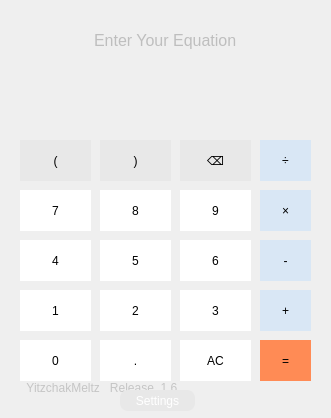
<?xml version="1.0" encoding="UTF-8"?>
<ui version="4.0">
 <class>MainWindow</class>
 <widget class="QMainWindow" name="MainWindow">
  <property name="geometry">
   <rect>
    <x>0</x>
    <y>0</y>
    <width>331</width>
    <height>418</height>
   </rect>
  </property>
  <property name="windowTitle">
   <string>MainWindow</string>
  </property>
  <widget class="mainwidget3" name="centralwidget">
   <widget class="QPushButton" name="button_7">
    <property name="geometry">
     <rect>
      <x>20</x>
      <y>190</y>
      <width>71</width>
      <height>41</height>
     </rect>
    </property>
    <property name="styleSheet">
     <string notr="true">QPushButton
{
border: none;
background-color: rgb(255, 255, 255);
font: 20pt &quot;Arial&quot;;
}
QPushButton:hover{
background-color: rgb(220, 220, 220);
}
QPushButton:pressed
{
background-color: rgb(212, 212, 212);
}

</string>
    </property>
    <property name="text">
     <string>7</string>
    </property>
    <property name="autoDefault">
     <bool>true</bool>
    </property>
    <property name="default">
     <bool>false</bool>
    </property>
    <property name="flat">
     <bool>true</bool>
    </property>
   </widget>
   <widget class="QPushButton" name="button_8">
    <property name="geometry">
     <rect>
      <x>100</x>
      <y>190</y>
      <width>71</width>
      <height>41</height>
     </rect>
    </property>
    <property name="styleSheet">
     <string notr="true">QPushButton
{
border: none;
background-color: rgb(255, 255, 255);
font: 20pt &quot;Arial&quot;;
}
QPushButton:hover{
background-color: rgb(220, 220, 220);
}
QPushButton:pressed
{
background-color: rgb(212, 212, 212);
}

</string>
    </property>
    <property name="text">
     <string>8</string>
    </property>
    <property name="autoDefault">
     <bool>true</bool>
    </property>
    <property name="default">
     <bool>false</bool>
    </property>
    <property name="flat">
     <bool>true</bool>
    </property>
   </widget>
   <widget class="QPushButton" name="button_9">
    <property name="geometry">
     <rect>
      <x>180</x>
      <y>190</y>
      <width>71</width>
      <height>41</height>
     </rect>
    </property>
    <property name="styleSheet">
     <string notr="true">QPushButton
{
border: none;
background-color: rgb(255, 255, 255);
font: 20pt &quot;Arial&quot;;
}
QPushButton:hover{
background-color: rgb(220, 220, 220);
}
QPushButton:pressed
{
background-color: rgb(212, 212, 212);
}

</string>
    </property>
    <property name="text">
     <string>9</string>
    </property>
    <property name="autoDefault">
     <bool>true</bool>
    </property>
    <property name="default">
     <bool>false</bool>
    </property>
    <property name="flat">
     <bool>true</bool>
    </property>
   </widget>
   <widget class="QPushButton" name="button_4">
    <property name="geometry">
     <rect>
      <x>20</x>
      <y>240</y>
      <width>71</width>
      <height>41</height>
     </rect>
    </property>
    <property name="styleSheet">
     <string notr="true">QPushButton
{
border: none;
background-color: rgb(255, 255, 255);
font: 20pt &quot;Arial&quot;;
}
QPushButton:hover{
background-color: rgb(220, 220, 220);
}
QPushButton:pressed
{
background-color: rgb(212, 212, 212);
}

</string>
    </property>
    <property name="text">
     <string>4</string>
    </property>
    <property name="autoDefault">
     <bool>true</bool>
    </property>
    <property name="default">
     <bool>false</bool>
    </property>
    <property name="flat">
     <bool>true</bool>
    </property>
   </widget>
   <widget class="QPushButton" name="button_5">
    <property name="geometry">
     <rect>
      <x>100</x>
      <y>240</y>
      <width>71</width>
      <height>41</height>
     </rect>
    </property>
    <property name="styleSheet">
     <string notr="true">QPushButton
{
border: none;
background-color: rgb(255, 255, 255);
font: 20pt &quot;Arial&quot;;
}
QPushButton:hover{
background-color: rgb(220, 220, 220);
}
QPushButton:pressed
{
background-color: rgb(212, 212, 212);
}

</string>
    </property>
    <property name="text">
     <string>5</string>
    </property>
    <property name="autoDefault">
     <bool>true</bool>
    </property>
    <property name="default">
     <bool>false</bool>
    </property>
    <property name="flat">
     <bool>true</bool>
    </property>
   </widget>
   <widget class="QPushButton" name="button_6">
    <property name="geometry">
     <rect>
      <x>180</x>
      <y>240</y>
      <width>71</width>
      <height>41</height>
     </rect>
    </property>
    <property name="styleSheet">
     <string notr="true">QPushButton
{
border: none;
background-color: rgb(255, 255, 255);
font: 20pt &quot;Arial&quot;;
}
QPushButton:hover{
background-color: rgb(220, 220, 220);
}
QPushButton:pressed
{
background-color: rgb(212, 212, 212);
}

</string>
    </property>
    <property name="text">
     <string>6</string>
    </property>
    <property name="autoDefault">
     <bool>true</bool>
    </property>
    <property name="default">
     <bool>false</bool>
    </property>
    <property name="flat">
     <bool>true</bool>
    </property>
   </widget>
   <widget class="QPushButton" name="button_1">
    <property name="geometry">
     <rect>
      <x>20</x>
      <y>290</y>
      <width>71</width>
      <height>41</height>
     </rect>
    </property>
    <property name="styleSheet">
     <string notr="true">QPushButton
{
border: none;
background-color: rgb(255, 255, 255);
font: 20pt &quot;Arial&quot;;
}
QPushButton:hover{
background-color: rgb(220, 220, 220);
}
QPushButton:pressed
{
background-color: rgb(212, 212, 212);
}

</string>
    </property>
    <property name="text">
     <string>1</string>
    </property>
    <property name="autoDefault">
     <bool>true</bool>
    </property>
    <property name="default">
     <bool>false</bool>
    </property>
    <property name="flat">
     <bool>true</bool>
    </property>
   </widget>
   <widget class="QPushButton" name="button_2">
    <property name="geometry">
     <rect>
      <x>100</x>
      <y>290</y>
      <width>71</width>
      <height>41</height>
     </rect>
    </property>
    <property name="styleSheet">
     <string notr="true">QPushButton
{
border: none;
background-color: rgb(255, 255, 255);
font: 20pt &quot;Arial&quot;;
}
QPushButton:hover{
background-color: rgb(220, 220, 220);
}
QPushButton:pressed
{
background-color: rgb(212, 212, 212);
}

</string>
    </property>
    <property name="text">
     <string>2</string>
    </property>
    <property name="autoDefault">
     <bool>true</bool>
    </property>
    <property name="default">
     <bool>false</bool>
    </property>
    <property name="flat">
     <bool>true</bool>
    </property>
   </widget>
   <widget class="QPushButton" name="button_3">
    <property name="geometry">
     <rect>
      <x>180</x>
      <y>290</y>
      <width>71</width>
      <height>41</height>
     </rect>
    </property>
    <property name="styleSheet">
     <string notr="true">QPushButton
{
border: none;
background-color: rgb(255, 255, 255);
font: 20pt &quot;Arial&quot;;
}
QPushButton:hover{
background-color: rgb(220, 220, 220);
}
QPushButton:pressed
{
background-color: rgb(212, 212, 212);
}

</string>
    </property>
    <property name="text">
     <string>3</string>
    </property>
    <property name="autoDefault">
     <bool>true</bool>
    </property>
    <property name="default">
     <bool>false</bool>
    </property>
    <property name="flat">
     <bool>true</bool>
    </property>
   </widget>
   <widget class="QPushButton" name="button_clear">
    <property name="geometry">
     <rect>
      <x>180</x>
      <y>340</y>
      <width>71</width>
      <height>41</height>
     </rect>
    </property>
    <property name="styleSheet">
     <string notr="true">QPushButton
{
border: none;
background-color: rgb(255, 255, 255);
font: 20pt &quot;Arial&quot;;
}
QPushButton:hover{
background-color: rgb(220, 220, 220);
}
QPushButton:pressed
{
background-color: rgb(212, 212, 212);
}

</string>
    </property>
    <property name="text">
     <string>AC</string>
    </property>
    <property name="autoDefault">
     <bool>true</bool>
    </property>
    <property name="default">
     <bool>false</bool>
    </property>
    <property name="flat">
     <bool>true</bool>
    </property>
   </widget>
   <widget class="QPushButton" name="button_0">
    <property name="geometry">
     <rect>
      <x>20</x>
      <y>340</y>
      <width>71</width>
      <height>41</height>
     </rect>
    </property>
    <property name="styleSheet">
     <string notr="true">QPushButton
{
border: none;
background-color: rgb(255, 255, 255);
font: 20pt &quot;Arial&quot;;
}
QPushButton:hover{
background-color: rgb(220, 220, 220);
}
QPushButton:pressed
{
background-color: rgb(212, 212, 212);
}

</string>
    </property>
    <property name="text">
     <string>0</string>
    </property>
    <property name="autoDefault">
     <bool>true</bool>
    </property>
    <property name="default">
     <bool>false</bool>
    </property>
    <property name="flat">
     <bool>true</bool>
    </property>
   </widget>
   <widget class="QPushButton" name="button_dot">
    <property name="geometry">
     <rect>
      <x>100</x>
      <y>340</y>
      <width>71</width>
      <height>41</height>
     </rect>
    </property>
    <property name="styleSheet">
     <string notr="true">QPushButton
{
border: none;
background-color: rgb(255, 255, 255);
font: 20pt &quot;Calibri&quot;;
}
QPushButton:hover{
background-color: rgb(220, 220, 220);
}
QPushButton:pressed
{
background-color: rgb(212, 212, 212);
}

</string>
    </property>
    <property name="text">
     <string>.</string>
    </property>
    <property name="autoDefault">
     <bool>true</bool>
    </property>
    <property name="default">
     <bool>false</bool>
    </property>
    <property name="flat">
     <bool>true</bool>
    </property>
   </widget>
   <widget class="QPushButton" name="button_minus">
    <property name="geometry">
     <rect>
      <x>260</x>
      <y>240</y>
      <width>51</width>
      <height>41</height>
     </rect>
    </property>
    <property name="styleSheet">
     <string notr="true">QPushButton
{
border: none;
background-color: rgb(217, 231, 245);
font: 20pt &quot;calibri&quot;;
}
QPushButton:hover{
background-color: rgb(201, 213, 226);
}
QPushButton:pressed
{
background-color: rgb(187, 199, 211);
}

</string>
    </property>
    <property name="text">
     <string>-</string>
    </property>
    <property name="autoDefault">
     <bool>true</bool>
    </property>
    <property name="default">
     <bool>false</bool>
    </property>
    <property name="flat">
     <bool>true</bool>
    </property>
   </widget>
   <widget class="QPushButton" name="button_plus">
    <property name="geometry">
     <rect>
      <x>260</x>
      <y>290</y>
      <width>51</width>
      <height>41</height>
     </rect>
    </property>
    <property name="styleSheet">
     <string notr="true">QPushButton
{
border: none;
background-color: rgb(217, 231, 245);
font: 20pt &quot;calibri&quot;;
}
QPushButton:hover{
background-color: rgb(201, 213, 226);
}
QPushButton:pressed
{
background-color: rgb(187, 199, 211);
}

</string>
    </property>
    <property name="text">
     <string>+</string>
    </property>
    <property name="autoDefault">
     <bool>true</bool>
    </property>
    <property name="default">
     <bool>false</bool>
    </property>
    <property name="flat">
     <bool>true</bool>
    </property>
   </widget>
   <widget class="QPushButton" name="button_openPar">
    <property name="geometry">
     <rect>
      <x>20</x>
      <y>140</y>
      <width>71</width>
      <height>41</height>
     </rect>
    </property>
    <property name="styleSheet">
     <string notr="true">QPushButton
{
border: none;
background-color: rgb(232, 232, 232);
font: 20pt &quot;Arial&quot;;
}
QPushButton:hover{
background-color: rgb(222, 222, 222);
}
QPushButton:pressed
{
background-color: rgb(211, 211, 211);
}</string>
    </property>
    <property name="text">
     <string>(</string>
    </property>
    <property name="autoDefault">
     <bool>true</bool>
    </property>
    <property name="default">
     <bool>false</bool>
    </property>
    <property name="flat">
     <bool>true</bool>
    </property>
   </widget>
   <widget class="QPushButton" name="button_closePar">
    <property name="geometry">
     <rect>
      <x>100</x>
      <y>140</y>
      <width>71</width>
      <height>41</height>
     </rect>
    </property>
    <property name="styleSheet">
     <string notr="true">QPushButton
{
border: none;
background-color: rgb(232, 232, 232);
font: 20pt &quot;Arial&quot;;
}
QPushButton:hover{
background-color: rgb(222, 222, 222);
}
QPushButton:pressed
{
background-color: rgb(211, 211, 211);
}</string>
    </property>
    <property name="text">
     <string>)</string>
    </property>
    <property name="autoDefault">
     <bool>true</bool>
    </property>
    <property name="default">
     <bool>false</bool>
    </property>
    <property name="flat">
     <bool>true</bool>
    </property>
   </widget>
   <widget class="QPushButton" name="button_backspace">
    <property name="geometry">
     <rect>
      <x>180</x>
      <y>140</y>
      <width>71</width>
      <height>41</height>
     </rect>
    </property>
    <property name="styleSheet">
     <string notr="true">QPushButton
{
border: none;
background-color: rgb(232, 232, 232);
font: 20pt &quot;Arial&quot;;
}
QPushButton:hover{
background-color: rgb(222, 222, 222);
}
QPushButton:pressed
{
background-color: rgb(211, 211, 211);
}

</string>
    </property>
    <property name="text">
     <string>⌫</string>
    </property>
    <property name="autoDefault">
     <bool>true</bool>
    </property>
    <property name="default">
     <bool>false</bool>
    </property>
    <property name="flat">
     <bool>true</bool>
    </property>
   </widget>
   <widget class="QPushButton" name="button_div">
    <property name="geometry">
     <rect>
      <x>260</x>
      <y>140</y>
      <width>51</width>
      <height>41</height>
     </rect>
    </property>
    <property name="styleSheet">
     <string notr="true">QPushButton
{
border: none;
background-color: rgb(217, 231, 245);
font: 20pt &quot;calibri&quot;;
}
QPushButton:hover{
background-color: rgb(201, 213, 226);
}
QPushButton:pressed
{
background-color: rgb(187, 199, 211);
}

</string>
    </property>
    <property name="text">
     <string>÷</string>
    </property>
    <property name="autoDefault">
     <bool>true</bool>
    </property>
    <property name="default">
     <bool>false</bool>
    </property>
    <property name="flat">
     <bool>true</bool>
    </property>
   </widget>
   <widget class="QPushButton" name="button_mult">
    <property name="geometry">
     <rect>
      <x>260</x>
      <y>190</y>
      <width>51</width>
      <height>41</height>
     </rect>
    </property>
    <property name="styleSheet">
     <string notr="true">QPushButton
{
border: none;
background-color: rgb(217, 231, 245);
font: 20pt &quot;calibri&quot;;
}
QPushButton:hover{
background-color: rgb(201, 213, 226);
}
QPushButton:pressed
{
background-color: rgb(187, 199, 211);
}

</string>
    </property>
    <property name="text">
     <string>×</string>
    </property>
    <property name="autoDefault">
     <bool>true</bool>
    </property>
    <property name="default">
     <bool>false</bool>
    </property>
    <property name="flat">
     <bool>true</bool>
    </property>
   </widget>
   <widget class="QPushButton" name="button_equals">
    <property name="geometry">
     <rect>
      <x>260</x>
      <y>340</y>
      <width>51</width>
      <height>41</height>
     </rect>
    </property>
    <property name="styleSheet">
     <string notr="true">QPushButton
{
border: none;
background-color: rgb(255, 139, 85);
font: 20pt &quot;Arial&quot;;
}
QPushButton:hover{
background-color: rgb(230, 125, 76);
}
QPushButton:pressed
{
background-color: rgb(217, 118, 72);
}

</string>
    </property>
    <property name="text">
     <string>=</string>
    </property>
    <property name="autoDefault">
     <bool>true</bool>
    </property>
    <property name="default">
     <bool>false</bool>
    </property>
    <property name="flat">
     <bool>true</bool>
    </property>
   </widget>
   <widget class="QLabel" name="releaseLabel">
    <property name="geometry">
     <rect>
      <x>20</x>
      <y>380</y>
      <width>161</width>
      <height>16</height>
     </rect>
    </property>
    <property name="layoutDirection">
     <enum>Qt::LeftToRight</enum>
    </property>
    <property name="styleSheet">
     <string notr="true">font: 4pt &quot;MS Shell Dlg 2&quot;;
color: rgb(197, 197, 197);</string>
    </property>
    <property name="text">
     <string>  YitzchakMeltz   Release_1.6.0</string>
    </property>
    <property name="alignment">
     <set>Qt::AlignLeading|Qt::AlignLeft|Qt::AlignVCenter</set>
    </property>
   </widget>
   <widget class="QLabel" name="resultOutput">
    <property name="geometry">
     <rect>
      <x>20</x>
      <y>70</y>
      <width>271</width>
      <height>31</height>
     </rect>
    </property>
    <property name="styleSheet">
     <string notr="true">font: 23pt &quot;calibri&quot;;
color: rgb(94, 94, 94);</string>
    </property>
    <property name="text">
     <string/>
    </property>
    <property name="alignment">
     <set>Qt::AlignCenter</set>
    </property>
   </widget>
   <widget class="QLineEdit" name="screenOutput">
    <property name="geometry">
     <rect>
      <x>20</x>
      <y>30</y>
      <width>291</width>
      <height>20</height>
     </rect>
    </property>
    <property name="styleSheet">
     <string notr="true">border: none; background: transparent;
font: 12pt MS Shell Dlg 2;
color: rgb(190, 190, 190);</string>
    </property>
    <property name="text">
     <string>Enter Your Equation</string>
    </property>
    <property name="alignment">
     <set>Qt::AlignCenter</set>
    </property>
   </widget>
   <widget class="QPushButton" name="settingsButton">
    <property name="geometry">
     <rect>
      <x>120</x>
      <y>390</y>
      <width>75</width>
      <height>21</height>
     </rect>
    </property>
    <property name="styleSheet">
     <string notr="true">QPushButton
{
border: none;
background-color: rgb(232, 232, 232);
font: 8pt &quot;Arial&quot;;
color: rgb(255,255,255);
border-radius : 8px; 
}
QPushButton:hover{
background-color: rgb(222, 222, 222);
}
QPushButton:pressed
{
background-color: rgb(211, 211, 211);
}

</string>
    </property>
    <property name="text">
     <string>Settings</string>
    </property>
    <property name="icon">
     <iconset>
      <normaloff>../icons/icons8-settings-50.png</normaloff>../icons/icons8-settings-50.png</iconset>
    </property>
    <property name="iconSize">
     <size>
      <width>10</width>
      <height>10</height>
     </size>
    </property>
   </widget>
  </widget>
  <widget class="QMenuBar" name="menubar">
   <property name="geometry">
    <rect>
     <x>0</x>
     <y>0</y>
     <width>331</width>
     <height>22</height>
    </rect>
   </property>
  </widget>
 </widget>
 <customwidgets>
  <customwidget>
   <class>mainwidget3</class>
   <extends>QWidget</extends>
   <header>QWidget.h</header>
   <container>1</container>
  </customwidget>
 </customwidgets>
 <resources/>
 <connections/>
</ui>
